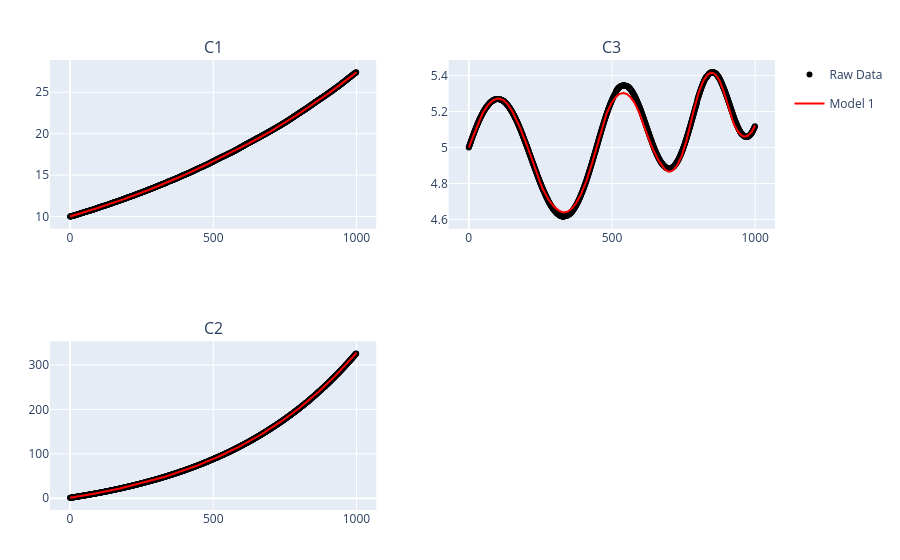

The notebook cell saved with this chart:
### Code cell
plot_it(xk_RAW_DATA, xk_OUTPUT, 3, subplot_titles=["C1" "C2"; "C3" ""])

### Figure 1 — Plotly figure (JSON) as saved in the notebook; plotly's stock layout.template omitted (floating-point values rounded to 4 significant figures; data arrays with more than 128 entries replaced by an {"elided": "..."} marker saying what was removed)
{"data": [{"legendgroup": "raw-data", "marker": {"color": "black"}, "mode": "markers", "name": "Raw Data", "type": "scatter", "xaxis": "x", "y": {"elided": "1000 float values"}, "yaxis": "y"}, {"legendgroup": "model1", "marker": {"color": "red"}, "mode": "lines", "name": "Model 1", "type": "scatter", "xaxis": "x", "y": {"elided": "1001 float values"}, "yaxis": "y"}, {"legendgroup": "raw-data", "marker": {"color": "black"}, "mode": "markers", "name": "Raw Data", "showlegend": false, "type": "scatter", "xaxis": "x2", "y": {"elided": "1000 float values"}, "yaxis": "y2"}, {"legendgroup": "model1", "marker": {"color": "red"}, "mode": "lines", "name": "Model 1", "showlegend": false, "type": "scatter", "xaxis": "x2", "y": {"elided": "1001 float values"}, "yaxis": "y2"}, {"legendgroup": "raw-data", "marker": {"color": "black"}, "mode": "markers", "name": "Raw Data", "showlegend": false, "type": "scatter", "xaxis": "x3", "y": {"elided": "1000 float values"}, "yaxis": "y3"}, {"legendgroup": "model1", "marker": {"color": "red"}, "mode": "lines", "name": "Model 1", "showlegend": false, "type": "scatter", "xaxis": "x3", "y": {"elided": "1001 float values"}, "yaxis": "y3"}], "layout": {"annotations": [{"font": {"size": 16}, "showarrow": false, "text": "C1", "x": 0.225, "xanchor": "center", "xref": "paper", "y": 1, "yanchor": "bottom", "yref": "paper"}, {"font": {"size": 16}, "showarrow": false, "text": "C3", "x": 0.775, "xanchor": "center", "xref": "paper", "y": 1, "yanchor": "bottom", "yref": "paper"}, {"font": {"size": 16}, "showarrow": false, "text": "C2", "x": 0.225, "xanchor": "center", "xref": "paper", "y": 0.375, "yanchor": "bottom", "yref": "paper"}], "margin": {"b": 50, "l": 50, "r": 50, "t": 60}, "xaxis": {"anchor": "y", "domain": [0, 0.45]}, "xaxis2": {"anchor": "y2", "domain": [0.55, 1]}, "xaxis3": {"anchor": "y3", "domain": [0, 0.45]}, "xaxis4": {"anchor": "y4", "domain": [0.55, 1]}, "yaxis": {"anchor": "x", "domain": [0.625, 1]}, "yaxis2": {"anchor": "x2", "domain": [0.625, 1]}, "yaxis3": {"anchor": "x3", "domain": [0, 0.375]}, "yaxis4": {"anchor": "x4", "domain": [0, 0.375]}}}
